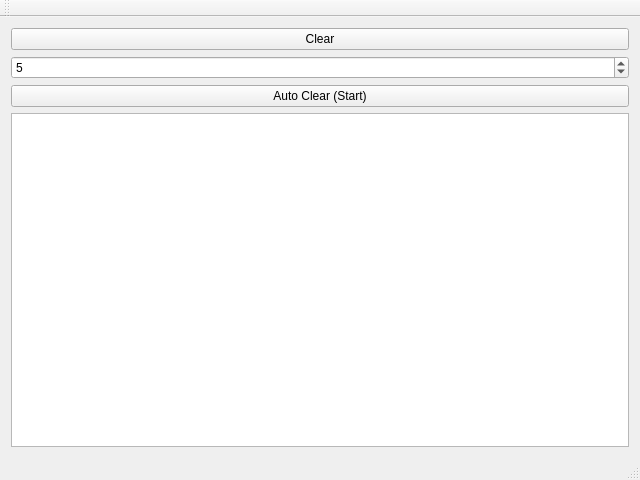
<?xml version="1.0" encoding="UTF-8"?>
<ui version="4.0">
 <class>MainWindow</class>
 <widget class="QMainWindow" name="MainWindow">
  <property name="geometry">
   <rect>
    <x>0</x>
    <y>0</y>
    <width>640</width>
    <height>480</height>
   </rect>
  </property>
  <property name="windowTitle">
   <string>Registry auto cleaner</string>
  </property>
  <widget class="QWidget" name="centralWidget">
   <layout class="QVBoxLayout" name="verticalLayout_2">
    <item>
     <layout class="QVBoxLayout" name="verticalLayout">
      <item>
       <widget class="QPushButton" name="ClearPushButton">
        <property name="text">
         <string>Clear</string>
        </property>
       </widget>
      </item>
      <item>
       <widget class="QSpinBox" name="IntervalSpinBox">
        <property name="value">
         <number>5</number>
        </property>
       </widget>
      </item>
      <item>
       <widget class="QPushButton" name="AutoClearPushButton">
        <property name="text">
         <string>Auto Clear (Start)</string>
        </property>
       </widget>
      </item>
      <item>
       <widget class="QTextEdit" name="LogTextEdit"/>
      </item>
     </layout>
    </item>
   </layout>
  </widget>
  <widget class="QToolBar" name="mainToolBar">
   <attribute name="toolBarArea">
    <enum>TopToolBarArea</enum>
   </attribute>
   <attribute name="toolBarBreak">
    <bool>false</bool>
   </attribute>
  </widget>
  <widget class="QStatusBar" name="statusBar"/>
  <widget class="QMenuBar" name="menuBar">
   <property name="geometry">
    <rect>
     <x>0</x>
     <y>0</y>
     <width>640</width>
     <height>21</height>
    </rect>
   </property>
  </widget>
 </widget>
 <layoutdefault spacing="6" margin="11"/>
 <resources/>
 <connections/>
</ui>
